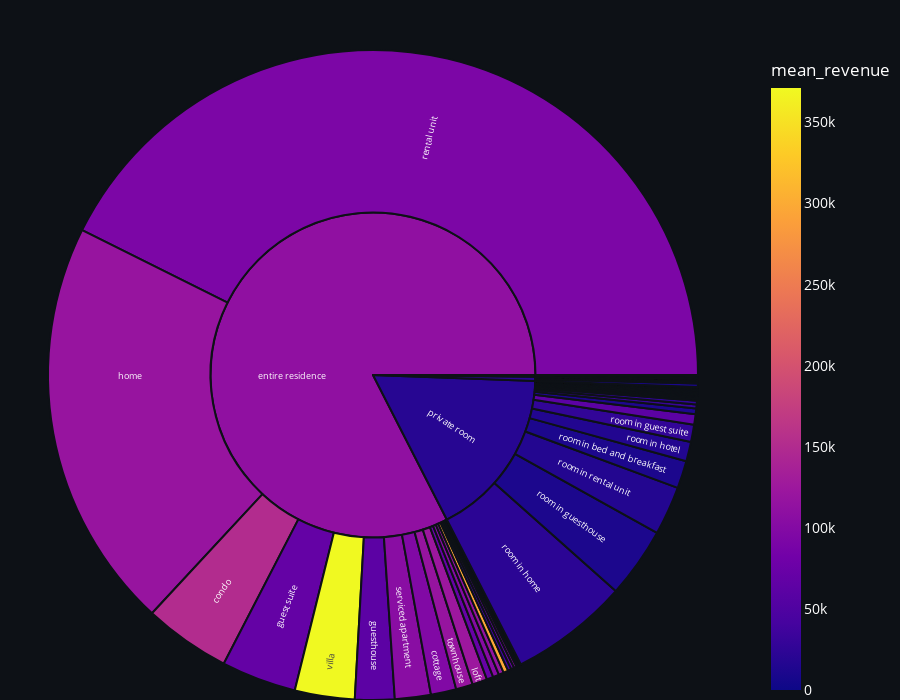

Here is the notebook cell this chart was saved with:
### Code cell
import plotly.express as px
import pandas as pd

# Create hierarchical dataframe
data = pd.DataFrame({
    'labels': typed_group_listings['property_type'].tolist(),
    'parents': typed_group_listings['room_type'].tolist(),
    'values': typed_group_listings['count'].tolist()
})

fig = px.sunburst(
    typed_group_listings,  # Pass the DataFrame directly to px.sunbur
    color='mean_revenue',  # Use 'count' for color encoding
    values='count',  # Specify the values for the sunburst chart
    path = ['room_type', 'property_type'],  # Define the hierarchy using the 'path' parameter
    hover_name='property_type',  # Show property type on hover
    height=700,
    color_discrete_sequence=px.colors.sequential.Viridis
)

fig.update_layout(
    height=700,
    paper_bgcolor='#0D1116',
    plot_bgcolor='#0D1116',
    font=dict(color='white', size=14),
    margin=dict(t=50, l=0, r=0, b=0),
    uniformtext=dict(minsize=9, mode='hide')
)

fig.update_traces(
    marker=dict(
        line=dict(color='#0D1116', width=2)  # Thicker borders for separation
    ),
    insidetextorientation='radial'
)

fig.show()

### Figure 1 — Plotly figure (JSON) as saved in the notebook; plotly's stock layout.template omitted (floating-point values rounded to 4 significant figures; data arrays with more than 128 entries replaced by an {"elided": "..."} marker saying what was removed)
{"data": [{"branchvalues": "total", "customdata": {"elided": "288x1 float values"}, "domain": {"x": [0, 1], "y": [0, 1]}, "hovertemplate": "<b>%{hovertext}</b><br><br>labels=%{label}<br>count=%{value}<br>parent=%{parent}<br>id=%{id}<br>mean_revenue=%{color}<extra></extra>", "hovertext": {"elided": "288 str values"}, "ids": {"elided": "288 str values"}, "insidetextorientation": "radial", "labels": {"elided": "288 str values"}, "marker": {"coloraxis": "coloraxis", "colors": {"elided": "288 float values"}, "line": {"color": "#0D1116", "width": 2}}, "name": "", "parents": {"elided": "288 str values"}, "type": "sunburst", "values": {"elided": "288 float values"}}], "layout": {"coloraxis": {"colorbar": {"title": {"text": "mean_revenue"}}, "colorscale": [[0, "#0d0887"], [0.1111, "#46039f"], [0.2222, "#7201a8"], [0.3333, "#9c179e"], [0.4444, "#bd3786"], [0.5556, "#d8576b"], [0.6667, "#ed7953"], [0.7778, "#fb9f3a"], [0.8889, "#fdca26"], [1, "#f0f921"]]}, "font": {"color": "white", "size": 14}, "height": 700, "legend": {"tracegroupgap": 0}, "margin": {"b": 0, "l": 0, "r": 0, "t": 50}, "paper_bgcolor": "#0D1116", "plot_bgcolor": "#0D1116", "sunburstcolorway": ["#440154", "#482878", "#3e4989", "#31688e", "#26828e", "#1f9e89", "#35b779", "#6ece58", "#b5de2b", "#fde725"], "uniformtext": {"minsize": 9, "mode": "hide"}}}
